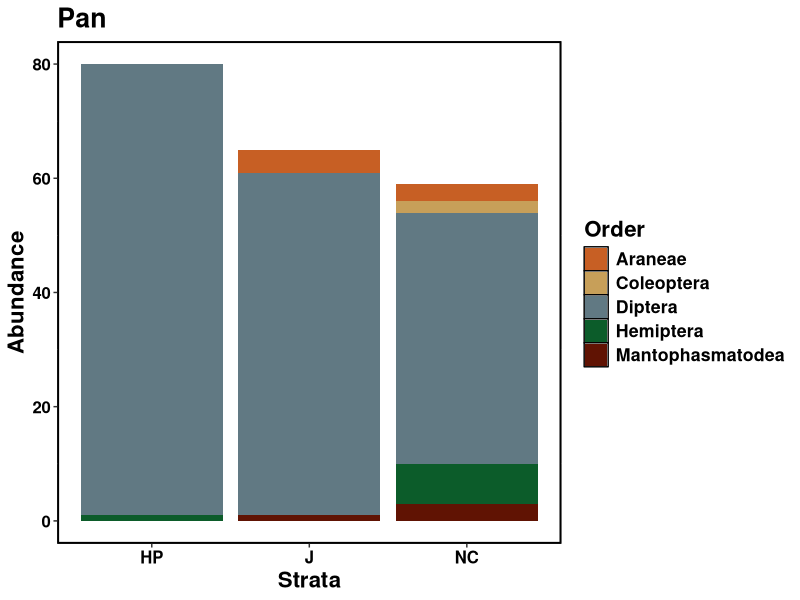
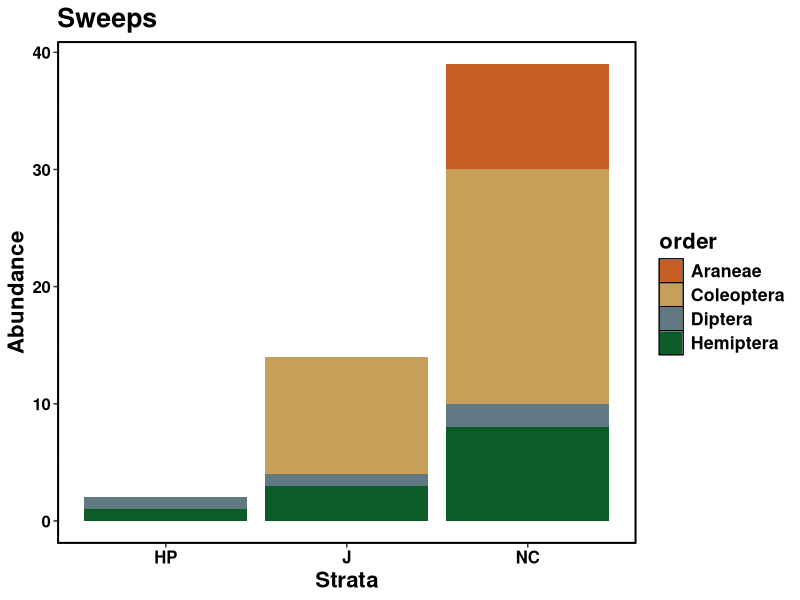
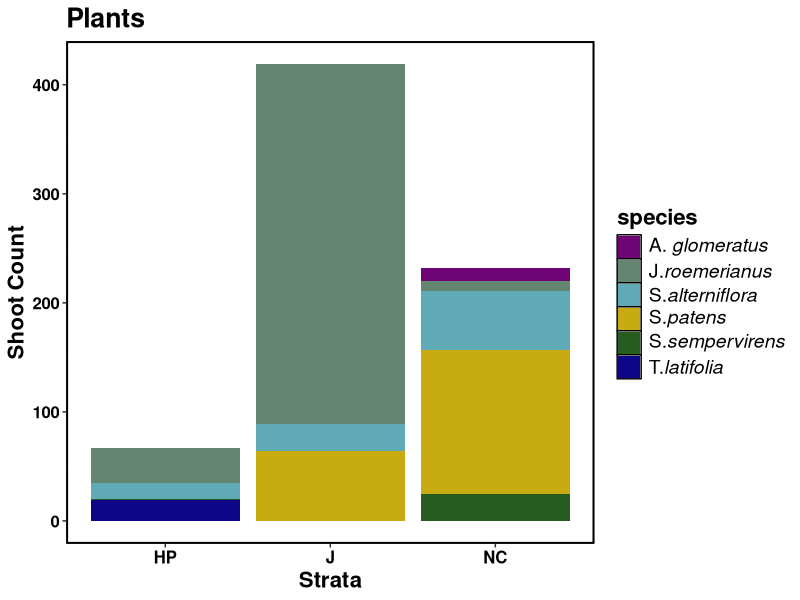

Here is the R script that generated these plots, in order:
## ---- chunk 1
knitr::opts_chunk$set(echo = TRUE)
## ---- chunk 2
knitr::opts_chunk$set(echo = TRUE)
library(dplyr)
library(ggplot2)
## ---- chunk 3
jeffpans <- read.csv("top10pan.csv")
jeffsweeps <- read.csv("top10sweep.csv")
jeffplants <- read.csv("top10plant.csv") 
ellieplants <- read.csv("top6plant_EK.csv")

## ---- chunk 4
top5 = c("Diptera", "Hemiptera", "Mantophasmatodea", "Araneae", "Coleoptera")

jeffpans.strat <- jeffpans %>% filter(jeffpans$species %in% top5) %>% group_by(Strata, species) %>% summarise(sum(cpue))
## ---- chunk 5
jeffpans.strat$abundance<-jeffpans.strat$`sum(cpue)`
jeffpans.strat$Order <- jeffpans.strat$species
jeffpans.strat$Strata<-as.factor(jeffpans.strat$Strata)
## ---- chunk 6
ggplot(jeffpans.strat, aes(fill=Order, y=abundance, x=Strata)) + 
    geom_bar(position="stack", stat="identity") +
    ggtitle("Pans") +
    xlab("Strata")+
    ylab("Abundance")+
    labs(title = "Pan")+
    scale_fill_manual(values=c("#C75F24", "#C79F59", "#617983", "#0c5c2a", "#601303")) +
    theme(panel.grid.major = element_blank(), panel.grid.major.x = element_blank(), axis.text.x = element_text(face="bold", size=12, family= "sans", colour = "black"), axis.text.y = element_text(face="bold", size=12, family= "sans", colour = "black"), text = element_text(face = "bold", size=16, family= "sans", colour = "black"), panel.grid.minor.x = element_blank(), panel.border = element_rect(fill=NA, colour = "black", size=1.25), panel.background = element_rect(fill='white', colour='black'))
## ---- chunk 7
jeffsweeps.strat <- jeffsweeps %>% filter(jeffsweeps$species %in% top5) %>% group_by(Strata, species) %>% summarise(sum(cpue))
## ---- chunk 8
jeffsweeps.strat$abundance<-jeffsweeps.strat$`sum(cpue)`
jeffsweeps.strat$order <- jeffsweeps.strat$species
jeffsweeps.strat$Strata<-as.factor(jeffsweeps.strat$Strata)
## ---- chunk 9
ggplot(jeffsweeps.strat, aes(fill=order, y=abundance, x=Strata)) + 
    geom_bar(position="stack", stat="identity") +
    ggtitle("Sweeps") +
    xlab("Strata")+
    ylab("Abundance")+
    scale_fill_manual(values=c("#C75F24", "#C79F59", "#617983", "#0c5c2a", "#601303")) +
    theme(panel.grid.major = element_blank(), panel.grid.major.x = element_blank(), axis.text.x = element_text(face="bold", size=12, family= "sans", colour = "black"), axis.text.y = element_text(face="bold", size=12, family= "sans", colour = "black"), text = element_text(face = "bold", size=16, family= "sans", colour = "black"), panel.grid.minor.x = element_blank(), panel.border = element_rect(fill=NA, colour = "black", size=1.25), panel.background = element_rect(fill='white', colour='black'))
## ---- chunk 10
ellieplants.strat <- ellieplants %>% group_by(Strata, species, cpue) %>% summarise()

ellieplants.strat$abundance<-ellieplants.strat$cpue

ellieplants.strat$Strata<-as.factor(ellieplants.strat$Strata)


## ---- chunk 11
ggplot(ellieplants.strat, aes(fill=species, y=abundance, x=Strata)) + 
    geom_bar(position="stack", stat="identity") +
    ggtitle("Plants") +
    xlab("Strata")+
    ylab("Shoot Count")+
    scale_fill_manual(values=c("#6e0475", "#638572", "#60aab5", "#c7ab10", "#265c20", "#0d0787"), labels = c(expression(paste("A. ", italic("glomeratus"))), expression(paste("J.", italic("roemerianus"))),expression(paste("S.", italic("alterniflora"))), expression(paste("S.", italic("patens"))), expression(paste("S.", italic("sempervirens"))), expression(paste("T.", italic("latifolia"))))) +
    theme(legend.text = element_text(size = "14"), panel.grid.major = element_blank(), panel.grid.major.x = element_blank(), axis.text.x = element_text(face="bold", size=12, family= "sans", colour = "black"), axis.text.y = element_text(face="bold", size=12, family= "sans", colour = "black"), text = element_text(face = "bold", size=16, family= "sans", colour = "black"), panel.grid.minor.x = element_blank(), panel.border = element_rect(fill=NA, colour = "black", size=1.25), panel.background = element_rect(fill='white', colour='black'))
